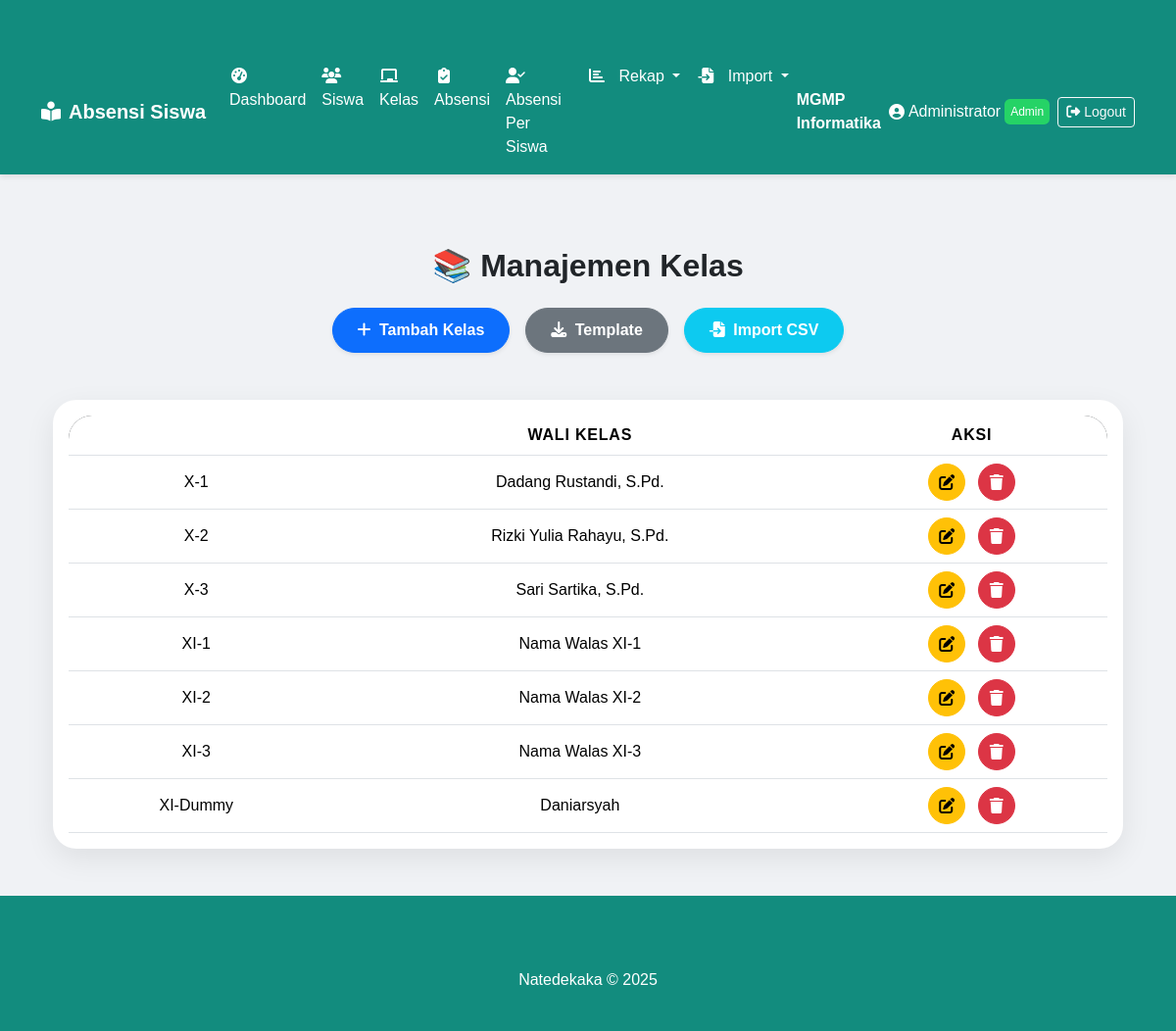
The app's page /kelas/index.php (signed in) with its own data.
### tables this page shows
CREATE TABLE `kelas` (
  `id` int NOT NULL,
  `nama_kelas` varchar(10) NOT NULL,
  `wali_kelas` varchar(100) NOT NULL
);

### src/kelas/index.php (the view, shortened to what this page needs)
<?php
require_once '../includes/header.php';
require_once '../config.php';
$sort = isset($_GET['sort']) ? $_GET['sort'] : 'asc';
$order = ($sort === 'desc') ? 'DESC' : 'ASC';
$limit = 10;
$page = isset($_GET['page']) ? (int)$_GET['page'] : 1;
$start = ($page - 1) * $limit;
$result = $koneksi->query("SELECT * FROM kelas ORDER BY nama_kelas $order LIMIT $start, $limit");
?>
<!DOCTYPE html>
<html lang="id">
<head>
    <link href="https://cdn.jsdelivr.net/npm/bootstrap@5.3.3/dist/css/bootstrap.min.css" rel="stylesheet">
    <link href="https://cdnjs.cloudflare.com/ajax/libs/font-awesome/6.5.0/css/all.min.css" rel="stylesheet">
</head>
<body>
<div class="container">
    <h2 class="mb-4 text-center fw-bold">📚 Manajemen Kelas</h2>
    <div class="d-flex justify-content-center flex-wrap gap-3 mb-5">
        <a href="tambah.php" class="btn btn-primary btn-rounded shadow-sm">
            <i class="fas fa-plus me-1"></i> Tambah Kelas
        </a>
        <a href="template_kelas.csv" class="btn btn-secondary btn-rounded shadow-sm">
            <i class="fas fa-download me-1"></i> Template
        </a>
        <a href="import.php" class="btn btn-info btn-rounded text-white shadow-sm">
            <i class="fas fa-file-import me-1"></i> Import CSV
        </a>
    </div>
    <div class="card p-0">
        <div class="card-body">
            <div class="table-responsive">
                <table class="table table-hover align-middle text-center mb-0">
                    <thead class="bg-dark text-white">
                        <tr>
                            <th>
                                <a href="?sort=<?= ($sort === 'asc') ? 'desc' : 'asc' ?>&page=<?= $page ?>" class="text-white text-decoration-none">
                                    Kelas <i class="fas <?= ($sort === 'asc') ? 'fa-sort-alpha-down' : 'fa-sort-alpha-up-alt' ?>"></i>
                                </a>
                            </th>
                            <th>Wali Kelas</th>
                            <th>Aksi</th>
                        </tr>
                    </thead>
                    <tbody>
                        <?php if ($result->num_rows > 0): ?>
                            <?php while ($row = $result->fetch_assoc()): ?>
                            <tr>
                                <td><?= htmlspecialchars($row['nama_kelas']) ?></td>
                                <td><?= htmlspecialchars($row['wali_kelas']) ?></td>
                                <td>
                                    <a href="edit.php?id=<?= $row['id'] ?>" class="btn btn-warning btn-action me-2" title="Edit">
                                        <i class="fas fa-edit"></i>
                                    </a>
                                    <a href="hapus.php?id=<?= $row['id'] ?>" class="btn btn-danger btn-action" title="Hapus"
                                       onclick="return confirm('Yakin ingin menghapus kelas ini?')">
                                        <i class="fas fa-trash"></i>
                                    </a>
                                </td>
                            </tr>
                            <?php endwhile; ?>
                        <?php endif; ?>
                    </tbody>
                </table>
            </div>
        </div>
    </div>
</div>
</body>
</html>
<?php require_once '../includes/footer.php'; ?>

### src/includes/header.php (style rules this page uses)
:root { --whatsapp-green: #25D366; --whatsapp-dark: #128C7E; --whatsapp-light: #ECE5DD; --whatsapp-gray: #546E7A; --whatsapp-white: #FFFFFF; }
body { background-color: var(--whatsapp-light); display: flex; flex-direction: column; min-height: 100vh; }

### src/kelas/index.php (style rules this page uses)
body { background-color: #f0f2f5; font-family: 'Poppins', sans-serif; }
.container { margin-top: 50px; }
.card { border: none; border-radius: 1.5rem; box-shadow: 0 10px 30px rgba(0, 0, 0, 0.08); transition: transform 0.3s ease-in-out; }
.btn-rounded { border-radius: 50px; padding: 10px 25px; font-weight: 600; transition: all 0.3s ease; }
.table thead { background-color: #34495e; color: white; text-transform: uppercase; letter-spacing: 0.05em; }
.table thead th:first-child { border-top-left-radius: 1.5rem; }
.table thead th:last-child { border-top-right-radius: 1.5rem; }
.btn-action { border-radius: 50%; width: 38px; height: 38px; display: inline-flex; justify-content: center; align-items: center; transition: transform 0.2s ease-in-out; }

### records on screen
kelas: nama_kelas "X-1", wali_kelas "Dadang Rustandi, S.Pd."
kelas: nama_kelas "X-2", wali_kelas "Rizki Yulia Rahayu, S.Pd."
kelas: nama_kelas "X-3", wali_kelas "Sari Sartika, S.Pd."
kelas: nama_kelas "XI-1", wali_kelas "Nama Walas XI-1"
kelas: nama_kelas "XI-2", wali_kelas "Nama Walas XI-2"
kelas: nama_kelas "XI-3", wali_kelas "Nama Walas XI-3"
kelas: nama_kelas "XI-Dummy", wali_kelas "Daniarsyah"

### other values on screen
$_SESSION['user']['nama'] "Administrator"
$_SESSION['user']['role'] "Admin"
